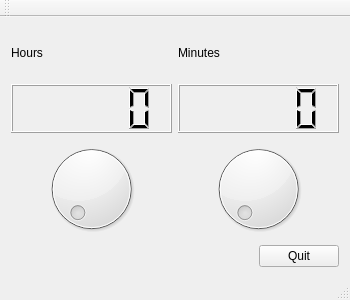
<?xml version="1.0" encoding="UTF-8"?>
<ui version="4.0">
 <class>QtHoursMinutesDialsClass</class>
 <widget class="QMainWindow" name="QtHoursMinutesDialsClass">
  <property name="geometry">
   <rect>
    <x>0</x>
    <y>0</y>
    <width>350</width>
    <height>300</height>
   </rect>
  </property>
  <property name="sizePolicy">
   <sizepolicy hsizetype="Fixed" vsizetype="Fixed">
    <horstretch>0</horstretch>
    <verstretch>0</verstretch>
   </sizepolicy>
  </property>
  <property name="windowTitle">
   <string>QtHoursMinutesDials</string>
  </property>
  <widget class="QWidget" name="centralWidget">
   <layout class="QGridLayout" name="gridLayout">
    <item row="0" column="0">
     <layout class="QVBoxLayout" name="verticalLayout">
      <item>
       <layout class="QHBoxLayout" name="horizontalLayout_4">
        <item>
         <layout class="QHBoxLayout" name="horizontalLayout_5">
          <item>
           <widget class="QLabel" name="HourLabel">
            <property name="text">
             <string>Hours</string>
            </property>
           </widget>
          </item>
          <item>
           <spacer name="horizontalSpacer_2">
            <property name="orientation">
             <enum>Qt::Horizontal</enum>
            </property>
            <property name="sizeHint" stdset="0">
             <size>
              <width>40</width>
              <height>20</height>
             </size>
            </property>
           </spacer>
          </item>
         </layout>
        </item>
        <item>
         <layout class="QHBoxLayout" name="horizontalLayout_6">
          <item>
           <widget class="QLabel" name="MinutesLabel">
            <property name="text">
             <string>Minutes</string>
            </property>
           </widget>
          </item>
          <item>
           <spacer name="horizontalSpacer_3">
            <property name="orientation">
             <enum>Qt::Horizontal</enum>
            </property>
            <property name="sizeHint" stdset="0">
             <size>
              <width>40</width>
              <height>20</height>
             </size>
            </property>
           </spacer>
          </item>
         </layout>
        </item>
       </layout>
      </item>
      <item>
       <layout class="QHBoxLayout" name="horizontalLayout_3">
        <item>
         <widget class="QLCDNumber" name="HoursNumber"/>
        </item>
        <item>
         <widget class="QLCDNumber" name="MinutesNumber"/>
        </item>
       </layout>
      </item>
      <item>
       <layout class="QHBoxLayout" name="horizontalLayout_2">
        <item>
         <widget class="QDial" name="HoursDial">
          <property name="maximum">
           <number>24</number>
          </property>
         </widget>
        </item>
        <item>
         <widget class="QDial" name="MinutesDial">
          <property name="maximum">
           <number>60</number>
          </property>
         </widget>
        </item>
       </layout>
      </item>
      <item>
       <layout class="QHBoxLayout" name="horizontalLayout">
        <item>
         <spacer name="horizontalSpacer">
          <property name="orientation">
           <enum>Qt::Horizontal</enum>
          </property>
          <property name="sizeHint" stdset="0">
           <size>
            <width>40</width>
            <height>20</height>
           </size>
          </property>
         </spacer>
        </item>
        <item>
         <widget class="QPushButton" name="QuitButton">
          <property name="text">
           <string>Quit</string>
          </property>
         </widget>
        </item>
       </layout>
      </item>
     </layout>
    </item>
   </layout>
  </widget>
  <widget class="QMenuBar" name="menuBar">
   <property name="geometry">
    <rect>
     <x>0</x>
     <y>0</y>
     <width>350</width>
     <height>21</height>
    </rect>
   </property>
  </widget>
  <widget class="QToolBar" name="mainToolBar">
   <attribute name="toolBarArea">
    <enum>TopToolBarArea</enum>
   </attribute>
   <attribute name="toolBarBreak">
    <bool>false</bool>
   </attribute>
  </widget>
  <widget class="QStatusBar" name="statusBar"/>
 </widget>
 <layoutdefault spacing="6" margin="11"/>
 <resources>
  <include location="QtHoursMinutesDials.qrc"/>
 </resources>
 <connections>
  <connection>
   <sender>HoursDial</sender>
   <signal>valueChanged(int)</signal>
   <receiver>HoursNumber</receiver>
   <slot>display(int)</slot>
   <hints>
    <hint type="sourcelabel">
     <x>91</x>
     <y>176</y>
    </hint>
    <hint type="destinationlabel">
     <x>91</x>
     <y>102</y>
    </hint>
   </hints>
  </connection>
  <connection>
   <sender>MinutesDial</sender>
   <signal>valueChanged(int)</signal>
   <receiver>MinutesNumber</receiver>
   <slot>display(int)</slot>
   <hints>
    <hint type="sourcelabel">
     <x>258</x>
     <y>176</y>
    </hint>
    <hint type="destinationlabel">
     <x>258</x>
     <y>102</y>
    </hint>
   </hints>
  </connection>
  <connection>
   <sender>QuitButton</sender>
   <signal>clicked()</signal>
   <receiver>QtHoursMinutesDialsClass</receiver>
   <slot>close()</slot>
   <hints>
    <hint type="sourcelabel">
     <x>301</x>
     <y>251</y>
    </hint>
    <hint type="destinationlabel">
     <x>174</x>
     <y>149</y>
    </hint>
   </hints>
  </connection>
 </connections>
</ui>
